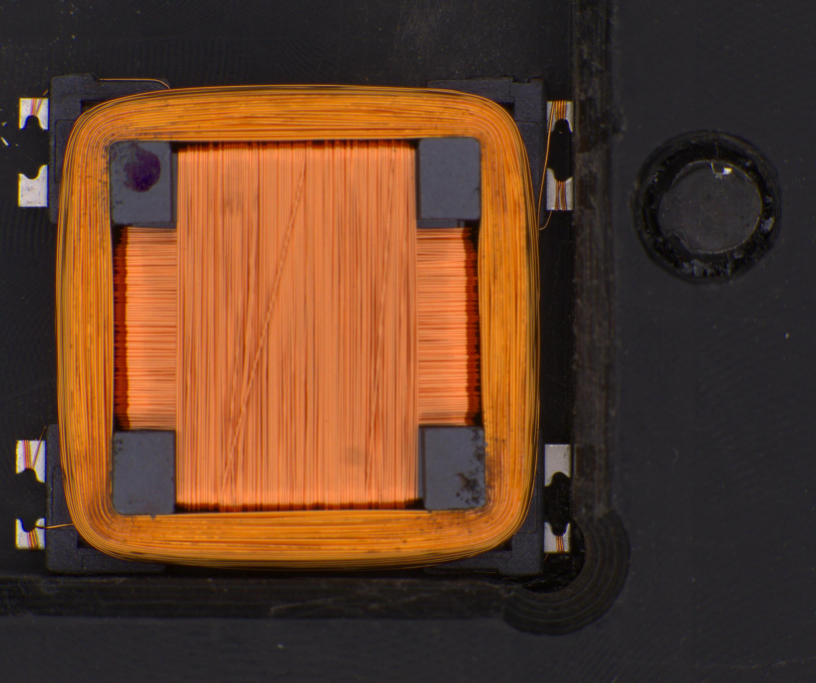
#> input picture .github/CODE/Image/Image_4M/OK_ (1).jpg, 2448 x 2048 px, found by its file name (shown at 1/3 size); its folder holds only this picture in this run
$ python Conver_Image_640.py
#> lines starting #> are read from the running program, lines starting #| are printed output that depends on the picture
import cv2
import os
import numpy as np

# Đường dẫn đến thư mục chứa ảnh gốc
input_folder = "D:/Project_Python/ultralytics-main/ultralytics-main/.github/CODE/Image/Image_4M"
# Đường dẫn đến thư mục lưu ảnh đã thay đổi kích thước
output_folder = "D:/Project_Python/ultralytics-main/ultralytics-main/.github/CODE/Image/Image_Change_640"

# Tạo thư mục lưu ảnh mới nếu chưa tồn tại
if not os.path.exists(output_folder):
    os.makedirs(output_folder)

# Duyệt qua tất cả các tệp trong thư mục
for filename in os.listdir(input_folder):
    # Chỉ xử lý các tệp có định dạng ảnh (ví dụ: .jpg, .png)
    if filename.endswith(".jpg") or filename.endswith(".png") or filename.endswith(".jpeg"):
        # Đọc đường dẫn đầy đủ của tệp
        img_path = os.path.join(input_folder, filename)

        # Đọc hình ảnh
        image = cv2.imread(img_path)
#> image is the input picture: shape (2048, 2448, 3); mean B, G, R 40.8, 61.7, 95.9

        # Kiểm tra xem hình ảnh có được đọc thành công không
        if image is None:
            print(f"Error: Could not read image {filename}")
            continue

        # Lấy kích thước của hình ảnh gốc
        h, w, _ = image.shape
#> h = 2048; w = 2448

        # Tính toán tỉ lệ để thay đổi kích thước mà vẫn giữ nguyên tỷ lệ ảnh
        scale = 640 / max(h, w)
#> scale = 0.261
        new_w = int(w * scale)
#> new_w = 640
        new_h = int(h * scale)
#> new_h = 535

        # Thay đổi kích thước hình ảnh giữ nguyên tỷ lệ
        resized_image = cv2.resize(image, (new_w, new_h))
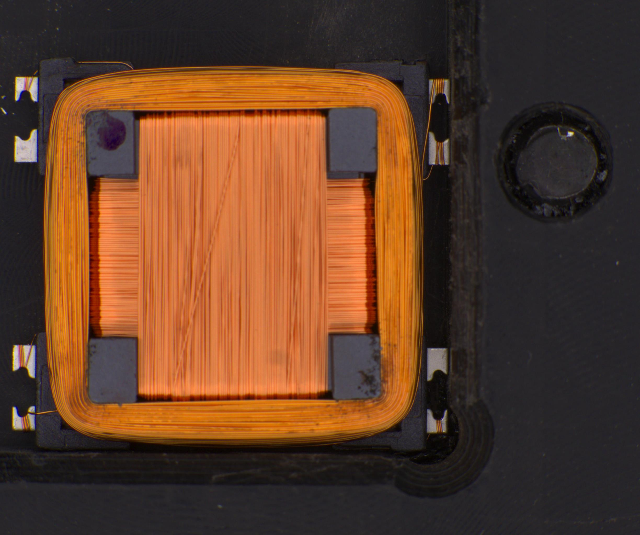
#> resized_image: shape (535, 640, 3); mean B, G, R 40.7, 61.6, 95.9

        # Tạo viền đen (padding) xung quanh để đưa ảnh về kích thước 640x640
        top = (640 - new_h) // 2
#> top = 52
        bottom = 640 - new_h - top
#> bottom = 53
        left = (640 - new_w) // 2
#> left = 0
        right = 640 - new_w - left
#> right = 0

        # Thêm viền vào hình ảnh
        padded_image = cv2.copyMakeBorder(resized_image, top, bottom, left, right, cv2.BORDER_CONSTANT, value=[0, 0, 0])
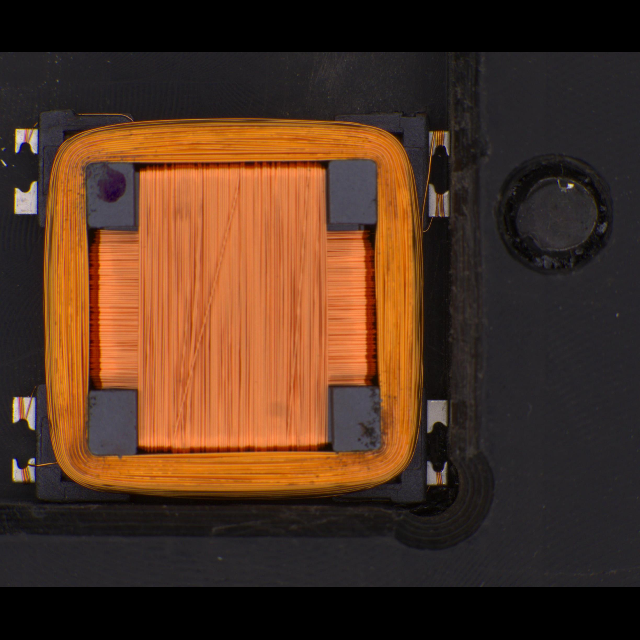
#> padded_image: shape (640, 640, 3); mean B, G, R 34, 51.5, 80.1

        # Đường dẫn lưu ảnh đã xử lý
        save_path = os.path.join(output_folder, filename)

        # Lưu lại hình ảnh đã thêm viền
        cv2.imwrite(save_path, padded_image)

        print(f"Image {filename} resized to 640x640 with padding and saved successfully.")

print("All images processed.")

$ run again, on .github/CODE/Image/Image_4M/OK_ (11).jpg
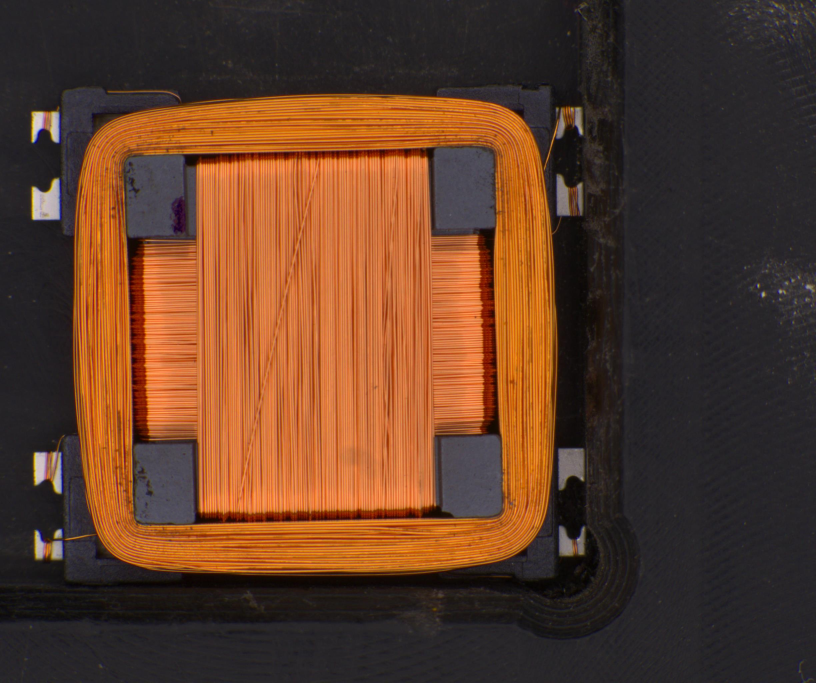
#> input picture .github/CODE/Image/Image_4M/OK_ (11).jpg, 2448 x 2048 px, found by its file name (shown at 1/3 size)
#> image is the input picture: shape (2048, 2448, 3); mean B, G, R 40.8, 61.1, 95.6
#> `resized_image = cv2.resize(image, (new_w, new_h))`:
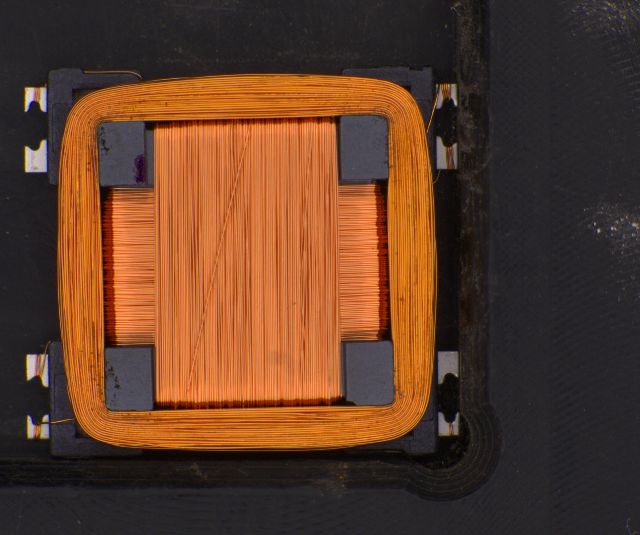
#> resized_image: shape (535, 640, 3); mean B, G, R 40.7, 61, 95.5
#> `padded_image = cv2.copyMakeBorder(resized_image, top, bottom, left, ri..`:
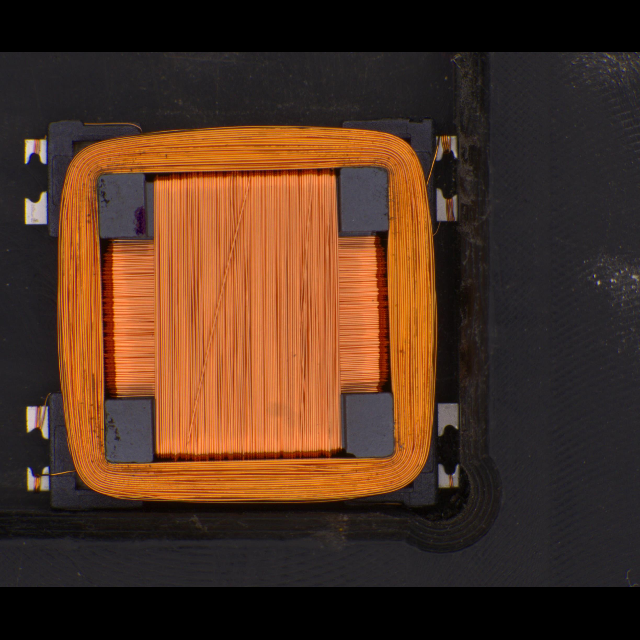
#> padded_image: shape (640, 640, 3); mean B, G, R 34, 51, 79.8

$ run again, on .github/CODE/Image/Image_4M/OK_ (12).jpg
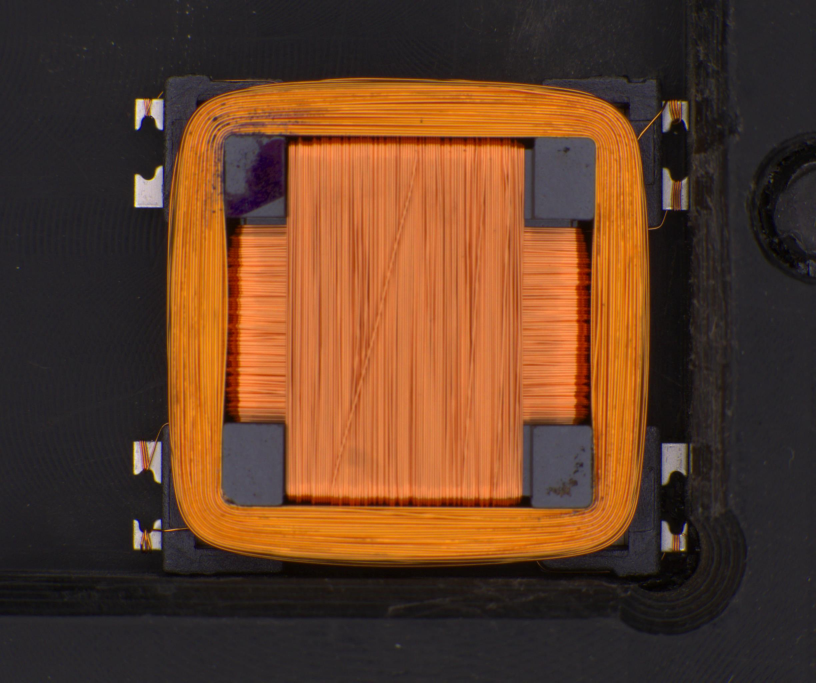
#> input picture .github/CODE/Image/Image_4M/OK_ (12).jpg, 2448 x 2048 px, found by its file name (shown at 1/3 size)
#> image is the input picture: shape (2048, 2448, 3); mean B, G, R 40.4, 62.3, 97
#> `resized_image = cv2.resize(image, (new_w, new_h))`:
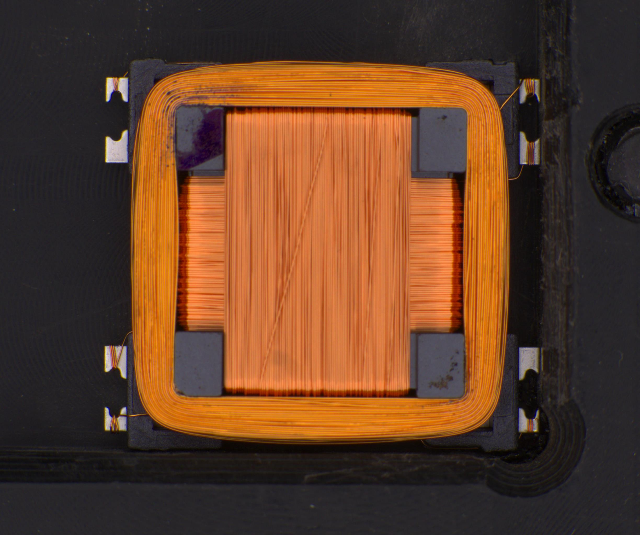
#> resized_image: shape (535, 640, 3); mean B, G, R 40.3, 62.2, 96.9
#> `padded_image = cv2.copyMakeBorder(resized_image, top, bottom, left, ri..`:
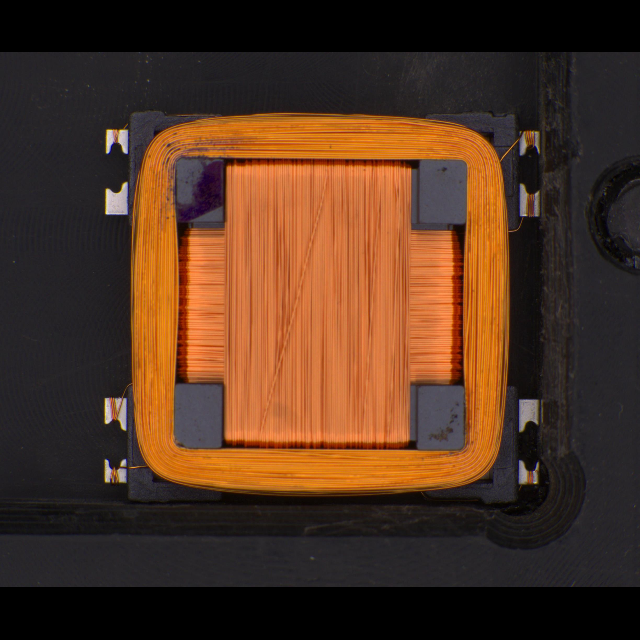
#> padded_image: shape (640, 640, 3); mean B, G, R 33.7, 52, 81
